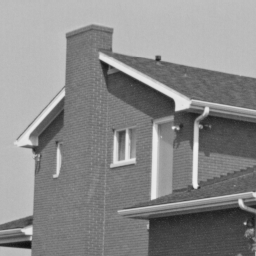
%> input picture 8th semester/DIP/Assignment/Assingment_04/house.png, 256 x 256 px
$ octave Task02.m   (GNU Octave 9; MATLAB toolbox functions it lacks are replaced by stand-ins)
%> lines starting %> are read from the running program, lines starting %| are printed output that depends on the picture
% Load the input image
inputImage = imread('house.png');
%> inputImage is the input picture: size 256x256 uint8; min 16, max 239, mean 138

% Convert the image to grayscale if necessary
if size(inputImage, 3) > 1
    inputImage = rgb2gray(inputImage);
end

% Apply the smoothing filters
order1Image = imfilter(inputImage, ones(3) / 9);
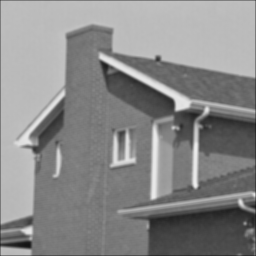
%> order1Image: size 256x256 uint8; min 19, max 237, mean 137.2
order2Image = imfilter(inputImage, ones(5) / 25);
order3Image = imfilter(inputImage, ones(9) / 81);
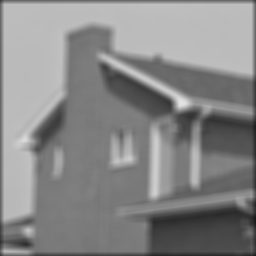
%> order3Image: size 256x256 uint8; min 25, max 226, mean 135.4
order4Image = imfilter(inputImage, ones(15) / 225);
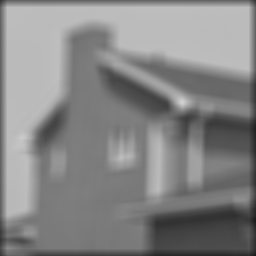
%> order4Image: size 256x256 uint8; min 27, max 209, mean 133.6

% Display the input and output images
figure;

subplot(2, 3, 1);
imshow(inputImage);
title('Input Image');

subplot(2, 3, 2);
imshow(order1Image);
title('Order 3x3');

subplot(2, 3, 3);
imshow(order2Image);
title('Order 5x5');

subplot(2, 3, 4);
imshow(order3Image);
title('Order 9x9');

subplot(2, 3, 5);
imshow(order4Image);
title('Order 15x15');
